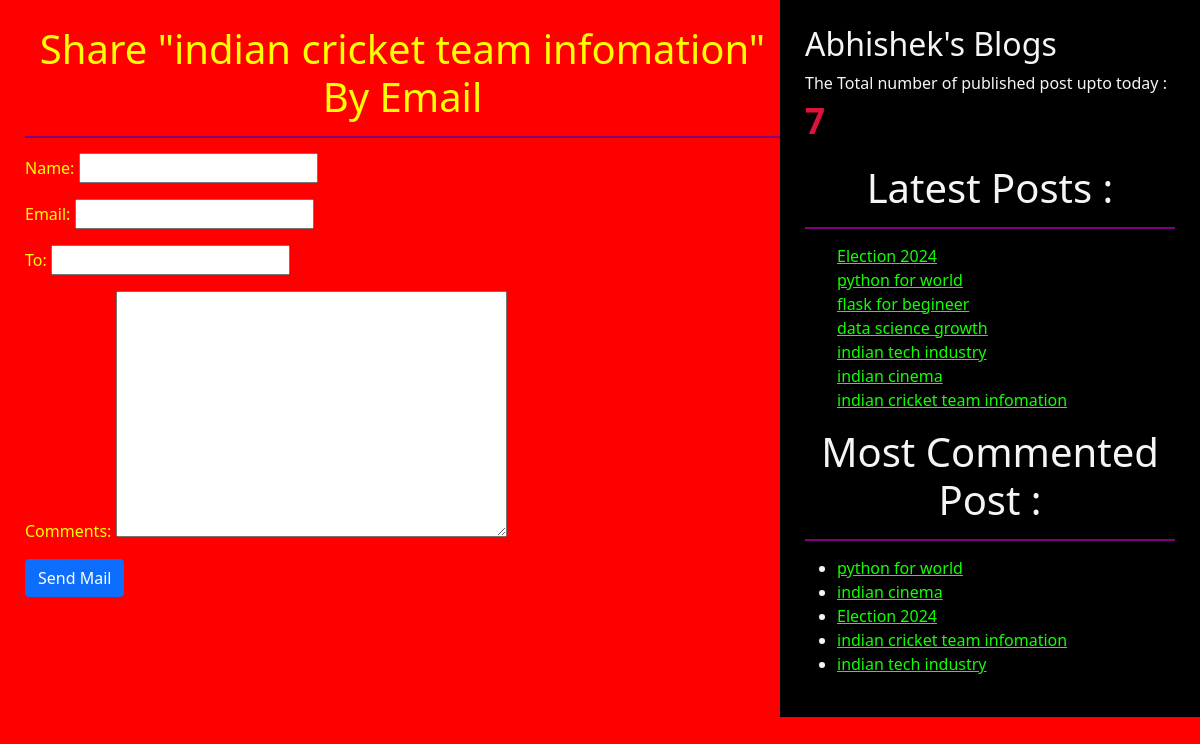
/1/share/, run on the app's committed database.
### testapp/models.py (models this page shows, shortened)
class Post(models.Model):
    STATUS_CHOICE = (('draft',"Draft"),('published','Published'))
    title = models.CharField(max_length=256)
    slug = models.SlugField(max_length=264,unique_for_date='publish')
    author = models.ForeignKey(User,related_name='blog_post',on_delete=models.CASCADE)
    body = models.TextField()
    publish = models.DateTimeField(default=timezone.now)
    created = models.DateTimeField(auto_now_add=True)
    updated = models.DateTimeField(auto_now=True)
    status = models.CharField(max_length=10,choices=STATUS_CHOICE,default='draft')
    objects = CustomManager()
    tags = TaggableManager()
    class Meta:
        ordering = ('-publish',)
    def get_absolute_url(self):
        return reverse("post_detail", args=[self.publish.year,self.publish.strftime('%m'),self.publish.strftime('%d'),self.slug])

### testapp/views.py (the view)
# urls.py: path('<int:id>/share/', views.mail_send_view),
def mail_send_view(request,id):
    post= get_object_or_404(Post,id=id,status='published')
    send= False
    if request.method=="POST":
        form=EmailSendForm(request.POST)
        if form.is_valid():
            cd = form.cleaned_data
            name = form.cleaned_data['name']
            email = form.cleaned_data['email']
            comments = form.cleaned_data['comments']
            subject = f'{name} ({email}) reccomends you to read "{post.title}" '
            post_url = request.build_absolute_uri(post.get_absolute_url())
            message = f'Read Post at : \n {post_url}  \n\n {name}\'s comments \n {comments}'
            send_mail(subject,message,'abhi@blog.com',[cd['to']])
            send=True
    else:
        form =EmailSendForm()
    return render(request,'testapp/sharebymail.html',{'form':form,'post':post,'send':send})

### testapp/forms.py
class EmailSendForm(forms.Form):
    name = forms.CharField()
    email = forms.EmailField()
    to = forms.EmailField()
    comments = forms.CharField(required=False,widget=forms.Textarea)

### testapp/models.py (called while the page is built)
    def get_queryset(self):
        return super().get_queryset().filter(status='published')

### testapp/templatetags/testapp_tags.py (called while the page is built)
@register.simple_tag
def total_posts():
    return Post.objects.count()

@register.inclusion_tag('testapp/latest_posts123.html')
def show_latest_post(count=4):
    latest_post = Post.objects.order_by('-publish')[:count]
    return {'latest_post':latest_post}

@register.simple_tag
def get_most_commented_post(count=5):
    return Post.objects.annotate(total_comments=Count('comments')).order_by('-total_comments')[:count]

### templates/testapp/sharebymail.html (shortened to what this page needs)
<!DOCTYPE html>
{% extends 'testapp/base.html' %}
        {% block body_block %}
            {% if send %}
                <h1>Email successfully send</h1>
                <h2>Post with the title {{post.title}} information send by email</h2>
            {% else %}
                <h1>Share "{{post.title}}" By Email</h1>
                <form action="" method='post'>
                    {{form.as_p}}
                    <input type="submit" class='btn btn-primary' value="Send Mail">
                </form>
            {% endif %}
        {% endblock  %}

### templates/testapp/base.html (shortened to what this page needs)
<!DOCTYPE html>
{% load testapp_tags %}
{% load static %}
<html lang="en">
<head>
    <link href="https://cdn.jsdelivr.net/npm/bootstrap@5.1.3/dist/css/bootstrap.min.css" rel="stylesheet">
    <link rel="stylesheet" href="{% static 'css/blog.css' %}">
</head>
<body>
    <div class="content">
        {% block body_block %}
        {% endblock  %}
    </div>
    <div class="sidebar">
        <h2>Abhishek's Blogs</h2>
        <p>The Total number of published post upto today : <span id='pcount'>{% total_posts %}</span></p>
        <h1>Latest Posts :</h1> {% show_latest_post 50 %}
        <h1>Most Commented Post :</h1>
        {% get_most_commented_post as most_commented_post %}
         <ul>
            {% for post in most_commented_post %}
            <li> <a href="{{post.get_absolute_url}}">{{post.title}}</a> </li>
            {% endfor %}
        </ul>
    </div>
</body>
</html>

### templates/testapp/latest_posts123.html (shortened to what this page needs)
<ul>
    {% for post in latest_post %}
        <a href="{{post.get_absolute_url}}"> {{post.title}} </a> <br>
    {% endfor %}
</ul>

### static/css/blog.css (style rules this page uses)
.content { width: 65%; float: left; padding: 25px 0 0 25px; background-color: red; color: yellow; height: 100%; }
.sidebar { width: 35%; float: right; padding: 25px; background-color: black; color: whitesmoke; height: 100%; }
h1 { text-align: center; border-bottom: 2px solid purple; margin-bottom: 15px; padding-bottom: 15px; }
a { color: rgb(17, 255, 0); }
body { background-color: red; }
#pcount { font-size: 35px; font-weight: 900; color: crimson; }

### data on the page
Post: title "indian cricket team infomation"
Post: title "Election 2024"
Post: title "python for world"
Post: title "flask for begineer"
Post: title "data science growth"
Post: title "indian tech industry"
Post: title "indian cinema"
